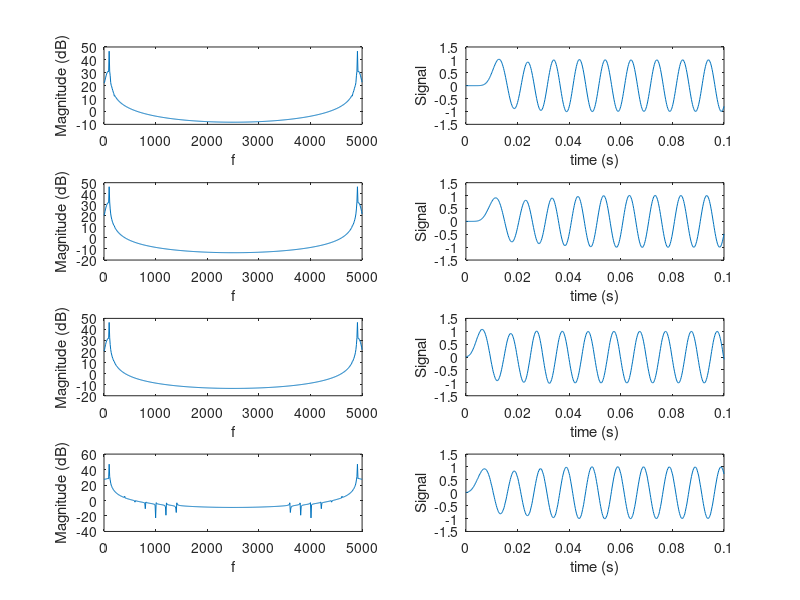

Write the MATLAB code that produced this figure.
Rs = 50; %Value in dB
Rp = 0.01; %Value in dB
Wp = 100;
Ws = 200;
Fs = 5000;

f = [100 200 400 600 800 1000 1200 1400];
t = 0:1/Fs:0.1;
x = sin(2*pi*f'*t);
x = sum(x);

f = 0:10:5000;

[N, Wn] = buttord(2*Wp/Fs,2*Ws/Fs,Rp,Rs);
[b,a] = butter(N,Wn,'low');
dataIn = x;
y1 = filter(b,a,dataIn);
y1mag = abs(fft(y1));

[N, Wn] = cheb1ord(2*Wp/Fs,2*Ws/Fs,Rp,Rs);
[b,a] = cheby1(N,Rp,Wn,'low');
dataIn = x;
y2 = filter(b,a,dataIn);
y2mag = abs(fft(y2));

[N, Wn] = cheb2ord(2*Wp/Fs,2*Ws/Fs,Rp,Rs);
[b,a] = cheby2(N,Rs,Wn,'low');
dataIn = x;
y3 = filter(b,a,dataIn);
y3mag = abs(fft(y2));

[N, Wn] = ellipord(2*Wp/Fs,2*Ws/Fs,Rp,Rs);
[b,a] = ellip(N,Rp,Rs,Wn,'low');
dataIn = x;
y4 = filter(b,a,dataIn);
y4mag = abs(fft(y4));

figure;
subplot(4,2,1);
plot(f,20*log10(y1mag));
ylabel('Magnitude (dB)');
xlabel('f');
subplot(4,2,2);
plot(t,y1);
ylabel('Signal');
xlabel('time (s)');

subplot(4,2,3);
plot(f,20*log10(y2mag));
ylabel('Magnitude (dB)');
xlabel('f');
subplot(4,2,4);
plot(t,y2);
ylabel('Signal');
xlabel('time (s)');

subplot(4,2,5);
plot(f,20*log10(y3mag));
ylabel('Magnitude (dB)');
xlabel('f');
subplot(4,2,6);
plot(t,y3);
ylabel('Signal');
xlabel('time (s)');

subplot(4,2,7);
plot(f,20*log10(y4mag));
ylabel('Magnitude (dB)');
xlabel('f');
subplot(4,2,8);
plot(t,y4);
ylabel('Signal');
xlabel('time (s)');